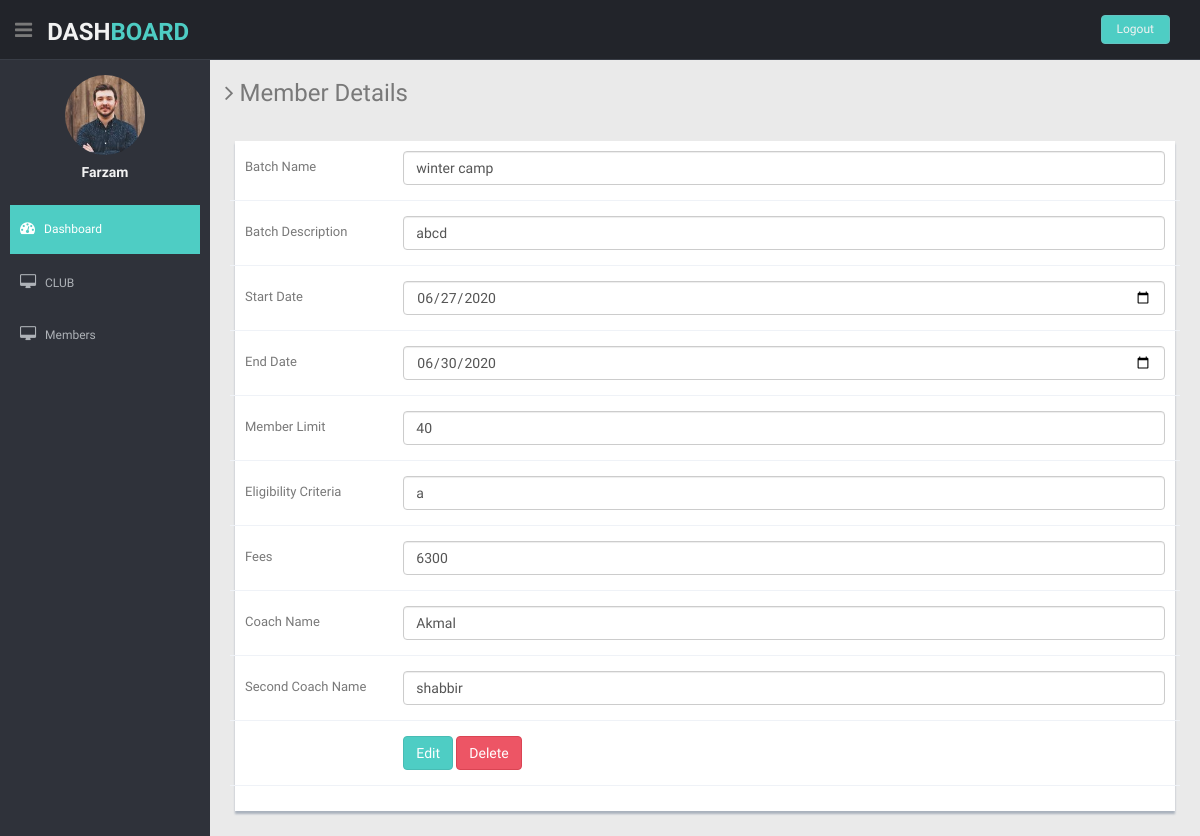
Page /Dashboard/clubBatchForm.php?batchcode=1&stat=Edit (signed in) on the committed database.
### tables this page shows
CREATE TABLE `training_batch` (
  `batch_code` int(11) NOT NULL,
  `batch_name` varchar(50) NOT NULL,
  `batch_des` varchar(250) NOT NULL,
  `club_code` int(11) NOT NULL,
  `start_date` date NOT NULL,
  `end_date` date NOT NULL,
  `member_limit` int(3) NOT NULL,
  `eligible_criteria` varchar(150) DEFAULT NULL,
  `fees` int(7) NOT NULL,
  `coach_name` varchar(100) NOT NULL,
  `coach_name2` varchar(150) DEFAULT NULL,
  `status` varchar(50) NOT NULL
);

### Dashboard/clubBatchForm.php (the view, shortened to what this page needs)
<?php include 'connection.php';
    if(isset($_GET['batchcode'])){
        $batchcode = $_GET['batchcode'];
        $q = "SELECT * FROM `training_batch` WHERE `batch_code`='$batchcode'";
        $r = mysqli_query($conn,$q);
        $val = mysqli_fetch_assoc($r);
    }else {
        header('location:clubBatch.php?error=Please select a batch to edit');
    }
?>
<!DOCTYPE html>
<html lang="en">
<head>
  <link href="lib/bootstrap/css/bootstrap.min.css" rel="stylesheet">
  <link href="lib/font-awesome/css/font-awesome.css" rel="stylesheet" />
  <link rel="stylesheet" type="text/css" href="css/zabuto_calendar.css">
  <link rel="stylesheet" type="text/css" href="lib/gritter/css/jquery.gritter.css" />
  <link href="css/style.css" rel="stylesheet">
  <link href="css/style-responsive.css" rel="stylesheet">
</head>
<body>
  <section id="container">
        <?php include 'header.php'; ?>
   <section id="main-content">
      <section class="wrapper">
        <h3><i class="fa fa-angle-right"></i> Member Details</h3>
        <div class="row mt">
          <div class="col-lg-12">
            <div class="form-panel">
              <div class="form">
                <form class="cmxform form-horizontal style-form" id="signupForm" method="POST" action="clubbatchEdit&Delete.php">
                  <div class="form-group ">
                    <label for="batchname" class="control-label col-lg-2">Batch Name</label>
                    <div class="col-lg-10">
                      <input class=" form-control" id="batchname" name="batchname" type="text" value="<?php echo $val['batch_name'] ?>" />
                    </div>
                  </div>
                  <div class="form-group ">
                    <label for="batchdes" class="control-label col-lg-2">Batch Description</label>
                    <div class="col-lg-10">
                      <input class=" form-control" id="batchdes" name="batchdes" type="text" value="<?php echo $val['batch_des'] ?>" />
                    </div>
                  </div>
                  <div class="form-group ">
                    <label for="sdate" class="control-label col-lg-2">Start Date</label>
                    <div class="col-lg-10">
                      <input class="form-control " id="sdate" name="sdate" type="date" value="<?php echo $val['start_date'] ?>" />
                    </div>
                  </div>
                  <div class="form-group ">
                    <label for="edate" class="control-label col-lg-2">End Date</label>
                    <div class="col-lg-10">
                      <input class="form-control " id="edate" name="edate" type="date" value="<?php echo $val['end_date'] ?>" />
                    </div>
                  </div>
                  <div class="form-group ">
                    <label for="mlimit" class="control-label col-lg-2">Member Limit</label>
                    <div class="col-lg-10">
                      <input class="form-control " id="mlimit" name="mlimit" type="number" value="<?php echo $val['member_limit'] ?>" />
                    </div>
                  </div>
                  <div class="form-group ">
                    <label for="ecr" class="control-label col-lg-2">Eligibility Criteria</label>
                    <div class="col-lg-10">
                      <input class="form-control " id="ecr" name="ecr" type="text" value="<?php echo $val['eligible_criteria'] ?>" />
                    </div>
                  </div>
                  <div class="form-group ">
                    <label for="fees" class="control-label col-lg-2">Fees</label>
                    <div class="col-lg-10">
                      <input class="form-control " id="fees" name="fees" type="number" value="<?php echo $val['fees'] ?>" />
                    </div>
                  </div>
                  <div class="form-group ">
                    <label for="cname1" class="control-label col-lg-2">Coach Name</label>
                    <div class="col-lg-10">
                      <input class="form-control " id="cname1" name="cname1" type="text" value="<?php echo $val['coach_name'] ?>" />
                    </div>
                  </div>
                  <div class="form-group ">
                    <label for="cname2" class="control-label col-lg-2">Second Coach Name</label>
                    <div class="col-lg-10">
                      <input class="form-control " id="cname2" name="cname2" type="text" value="<?php echo $val['coach_name2'] ?>" />
                    </div>
                  </div>
                  <div class="form-group">
                    <div class="col-lg-offset-2 col-lg-10">
                      <button class="btn btn-theme" type="submit" name="Edit">Edit</button>
                      <button class="btn btn-theme04" type="submit" name="Delete">Delete</button>
                    </div>
                  </div>
                </form>
              </div>
            </div>
          </div>
        </div>
      </section>
    </section>
  </section>
</body>
</html>

### Dashboard/css/style.css (style rules this page uses)
body { color: #797979; background: #eaeaea; font-family: 'Ruda', sans-serif; padding: 0px !important; margin: 0px !important; font-size:13px; }
#container { width: 100%; height: 100%; }
.btn-theme { color: #fff; background-color: #4ECDC4; border-color: #48bcb4; }
.btn-theme04 { color: #fff; background-color: #ed5565; border-color: #da4453; }
.mt { margin-top: 25px; }
#main-content { margin-left: 210px; }
.wrapper { display: inline-block; margin-top: 60px; padding-left: 15px; padding-right: 15px; padding-bottom: 15px; padding-top: 0px; width: 100%; }
.form-panel { background: #ffffff; margin: 10px; padding: 10px; box-shadow: 0px 3px 2px #aab2bd; text-align: left; }
label { font-weight: 400; }
.form-horizontal.style-form .form-group { border-bottom: 1px solid #eff2f7; padding-bottom: 15px; margin-bottom: 15px; }
@media (min-width: 768px) { .form-horizontal .control-label { text-align: left; } }

### rows in the picture
training_batch: batchname "winter camp", batchdes "abcd", sdate "06/27/2020", edate "06/30/2020", mlimit "40", ecr "a", fees "6300", cname1 "Akmal", cname2 "shabbir"

### other values in the picture
$_SESSION['name'] "Farzam"
